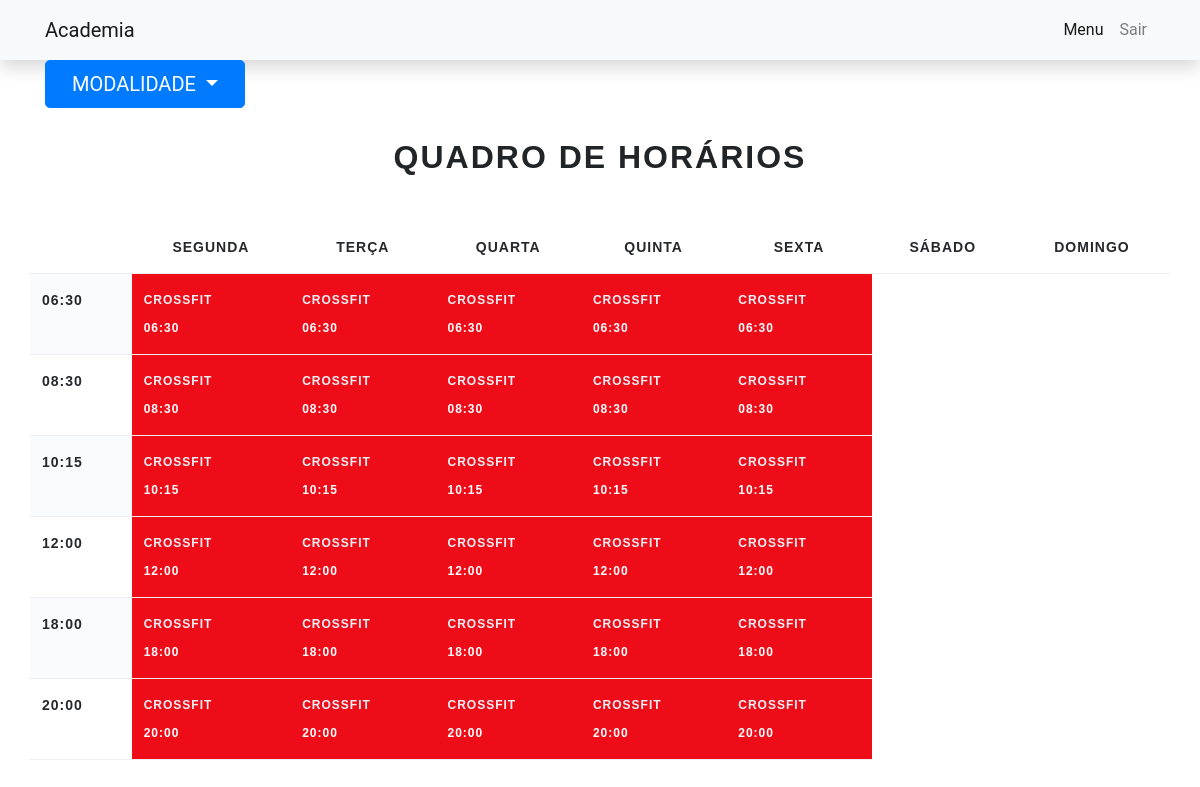
/secretario/horarios/, run on the app's committed database.
### aluno/models.py (models this page shows, shortened)
class Aula(models.Model):
    name = models.CharField(max_length=100)
    modalidade = models.ManyToManyField(Modalidade)
    dia = models.CharField(max_length=100,default="")
    horario = models.CharField(max_length=100)
    alunos = models.ManyToManyField(Aluno)

### secretario/views.py (the view)
# urls.py: path('horarios/',views.horarios,name='secretario-horarios'),
def horarios(request):
    selecionado = request.GET.get('modalidade','Crossfit')
    modalidade_selecionada = Modalidade.objects.filter(name=selecionado).first()
    all_aulas = Aula.objects.filter(modalidade=modalidade_selecionada)
    horarios = []
    tabela = []
    dias_uteis = ["Seg", "Ter", "Qua", "Qui", "Sex"]
    for aula in all_aulas:
        if aula.horario not in horarios:
            horarios.append(aula.horario)
    horarios.sort()
    for horario in horarios:
        aulas_do_dia = []
        for dia in dias_uteis:
            for aula in all_aulas:
                if dia in aula.dia and horario in aula.horario:
                    aulas_do_dia.append(aula)
        tabela.append(aulas_do_dia)
    context = {
        "horarios": horarios,
        "tabela": tabela,
        "modalidade": selecionado
    }
    return render(request,'secretario/quadro_horarios.html',context)

### secretario/templates/secretario/quadro_horarios.html (shortened to what this page needs)
{% extends "secretario/usuario_logado.html" %}
{% load static %}
{% block styles %}
<link rel="stylesheet" href="{% static '/secretario/styles/quadro_horarios.css' %}">
{% endblock styles %}
{% block content %}
<div class="content">
    <div class="container">
        <div class="row">
            <div class="col-xl-12 col-lg-12 col-md-12 col-sm-12 col-12 text-center mb30">
                <form>
                    <div class="dropdown" style="max-width: 200px;">
                        <button type="button" class="btn btn-lg btn-primary btn-block text-uppercase dropdown-toggle"
                            data-toggle="dropdown">
                            Modalidade
                        </button>
                    </div>
                </form>
                <h2 style="padding-top: 30px;">Quadro de Horários</h2>
            </div>
            <div class="table-responsive">
                <table class="timetable table table-striped ">
                    <thead>
                        <tr class="text-center">
                            <th scope="col"></th>
                            <th scope="col">Segunda</th>
                            <th scope="col">Terça</th>
                            <th scope="col">Quarta</th>
                            <th scope="col">Quinta</th>
                            <th scope="col">Sexta</th>
                            <th scope="col">Sábado</th>
                            <th scope="col">Domingo</th>
                        </tr>
                    </thead>
                    <tbody>
                        {% for horario in horarios %}
                        <tr>
                            <th scope="row">{{horario}}</th>
                            {% for all_aulas in tabela %}
                            {% for aula in all_aulas %}
                            {% if aula.horario == horario %}
                            <td class="timetable-workout"><a href="../aula?aula_id={{aula.id}}">{{modalidade}}</a>
                                <br> {{aula.horario}}</td>
                            {% endif %}
                            {% endfor %}
                            {% endfor %}
                        </tr>
                        {% endfor %}
                    </tbody>
                </table>
            </div>
        </div>
    </div>
</div>
{% endblock content %}

### secretario/templates/secretario/usuario_logado.html (shortened to what this page needs)
<!DOCTYPE html>
<html lang="en">
<head>
    <link rel="stylesheet" href="https://stackpath.bootstrapcdn.com/bootstrap/4.4.1/css/bootstrap.min.css">
    {% block styles %}{% endblock %}
</head>
<body>
    <nav class="navbar navbar-expand-lg navbar-light bg-light shadow static-top">
        <div class="container">
            <a class="navbar-brand" href="/secretario/home">Academia</a>
            <div class="collapse navbar-collapse" id="navbarResponsive">
                <ul class="navbar-nav ml-auto">
                    <li class="nav-item active">
                        <a class="nav-link" href="/secretario/home">Menu
                        </a>
                    </li>
                    <li class="nav-item">
                        <a class="nav-link" href="../../../home/">Sair</a>
                    </li>
                </ul>
            </div>
        </div>
    </nav>
    {% block content %}{% endblock %}
</body>
</html>

### assets/secretario/styles/quadro_horarios.css (style rules this page uses)
body { -webkit-font-smoothing: antialiased; text-rendering: optimizeLegibility; font-family: 'Roboto', sans-serif; letter-spacing: 0px; font-size: 16px; color: #94999e; font-weight: 400; line-height: 28px; }
h1, h2, h3, h4, h5, h6 { color: #222528; margin: 0px 0px 15px 0px; font-family: 'Oswald', sans-serif; font-weight: 700; line-height: 1; text-transform: uppercase; letter-spacing: 2px; }
h2 { font-size: 32px; line-height: 38px; }
ul, ol { font-family: 'Roboto', sans-serif; }
a { text-decoration: none; color: #eef1f5; -webkit-transition: all 0.3s; -moz-transition: all 0.3s; transition: all 0.3s; }
.timetable-workout { font-size: 12px; text-transform: uppercase; letter-spacing: 1px; background-color: #ee0c19; font-weight: 700; font-family: 'Oswald', sans-serif; }
.timetable-workout, .timetable.table>tbody>tr>td { color: #fff; }
.timetable, .table>tbody>tr>th { font-size: 14px; text-transform: uppercase; letter-spacing: 1px; font-weight: 700; font-family: 'Oswald', sans-serif; }
.timetable, .table>thead>tr>th { font-size: 14px; text-transform: uppercase; letter-spacing: 1px; font-weight: 700; font-family: 'Oswald', sans-serif; }
.table { width: 100%; max-width: 100%; margin-bottom: 1rem; }
.table>tbody>tr>td, .table>tbody>tr>th, .table>tfoot>tr>td, .table>tfoot>tr>th, .table>thead>tr>td, .table>thead>tr>th { border-top: transparent; color: #26282c; border-bottom: 1px solid #eee; }
.table thead th { vertical-align: bottom; border-bottom: 2px solid #eee; }
.table-striped tbody tr:nth-of-type(odd) { background-color: hsl(224, 100%, 99%); }
.mb30 { margin-bottom: 30px; }

### data on the page
Aula: horarios "06:30", modalidade "CROSSFIT", horario "06:30"
Aula: modalidade "CROSSFIT", horario "06:30"
Aula: modalidade "CROSSFIT", horario "06:30"
Aula: modalidade "CROSSFIT", horario "06:30"
Aula: modalidade "CROSSFIT", horario "06:30"
Aula: horarios "08:30", modalidade "CROSSFIT", horario "08:30"
Aula: modalidade "CROSSFIT", horario "08:30"
Aula: modalidade "CROSSFIT", horario "08:30"
Aula: modalidade "CROSSFIT", horario "08:30"
Aula: modalidade "CROSSFIT", horario "08:30"
Aula: horarios "10:15", modalidade "CROSSFIT", horario "10:15"
Aula: modalidade "CROSSFIT", horario "10:15"
Aula: modalidade "CROSSFIT", horario "10:15"
Aula: modalidade "CROSSFIT", horario "10:15"
Aula: modalidade "CROSSFIT", horario "10:15"
Aula: horarios "12:00", modalidade "CROSSFIT", horario "12:00"
Aula: modalidade "CROSSFIT", horario "12:00"
Aula: modalidade "CROSSFIT", horario "12:00"
Aula: modalidade "CROSSFIT", horario "12:00"
Aula: modalidade "CROSSFIT", horario "12:00"
Aula: horarios "18:00", modalidade "CROSSFIT", horario "18:00"
Aula: modalidade "CROSSFIT", horario "18:00"
Aula: modalidade "CROSSFIT", horario "18:00"
Aula: modalidade "CROSSFIT", horario "18:00"
Aula: modalidade "CROSSFIT", horario "18:00"
Aula: horarios "20:00", modalidade "CROSSFIT", horario "20:00"
Aula: modalidade "CROSSFIT", horario "20:00"
Aula: modalidade "CROSSFIT", horario "20:00"
Aula: modalidade "CROSSFIT", horario "20:00"
Aula: modalidade "CROSSFIT", horario "20:00"
